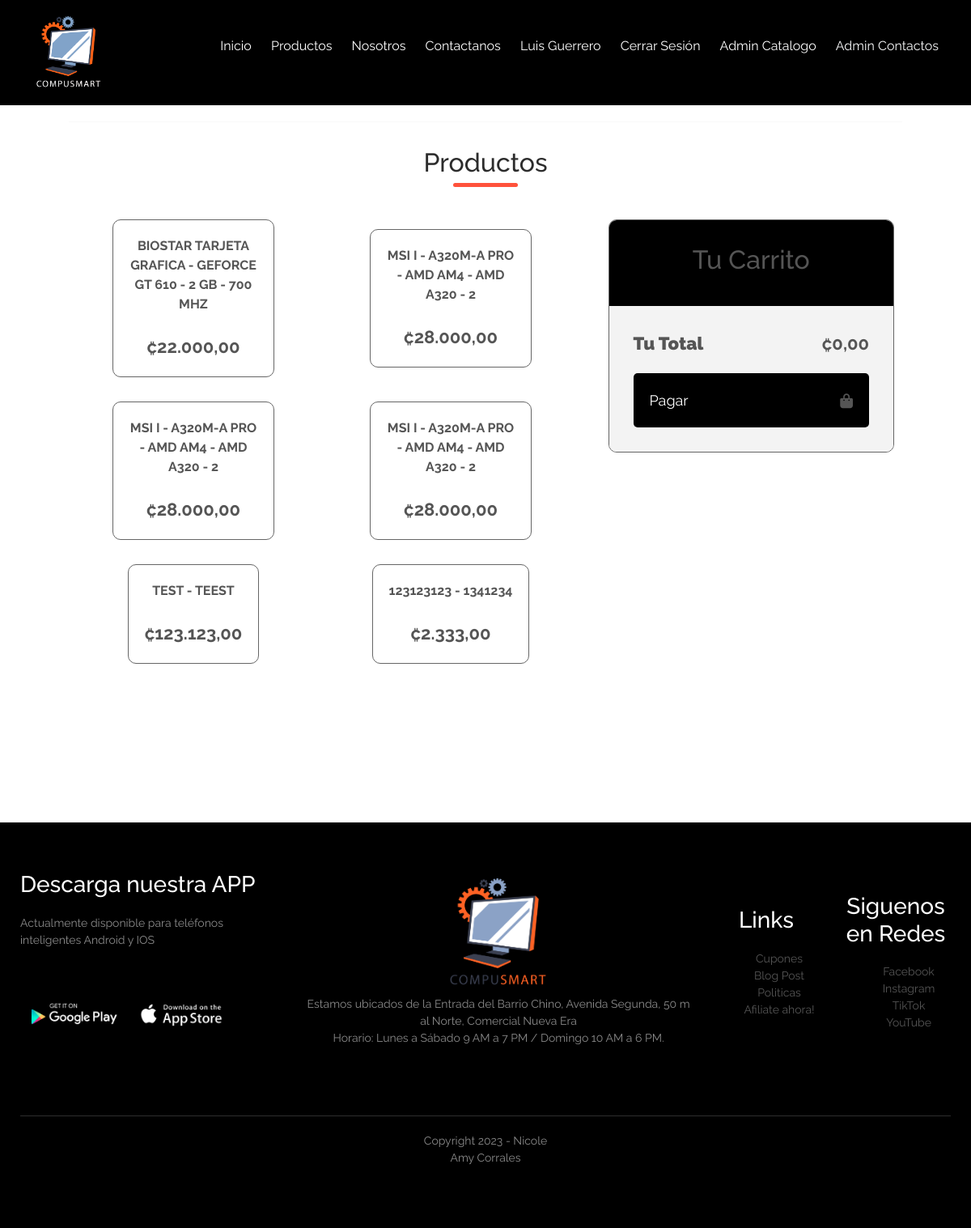
The app's page /productos.php (signed in) with its own data.
### tables this page shows
CREATE TABLE `productos` (
  `id` int(10) NOT NULL,
  `fecha` timestamp NOT NULL DEFAULT current_timestamp(),
  `marca` varchar(250) NOT NULL,
  `descripcion` text NOT NULL,
  `imagen` text NOT NULL,
  `precio` double(15,2) NOT NULL DEFAULT 0.00,
  `destacado` tinyint(1) NOT NULL DEFAULT 0
);

### DAL/producto.php (called while the page is built, shortened)
<?php
function obtenerProductos()
{
    $retorno = null;
    try {
        $conexion = Conecta();
        $sql = "SELECT * FROM productos";
        $resultado = $conexion->query($sql);
        if ($resultado->num_rows > 0) {
            $retorno = $resultado;
        }
    } catch (\Throwable $th) {
        echo $th;
    } finally {
        Desconecta($conexion);
    }
    return $retorno;
}

### productos.php (the view, shortened to what this page needs)
<?php
require_once './DAL/producto.php';
$productos = obtenerProductos();
include_once './include/header_prod.php';
?>
</div>
<div class="small-container">
    <hr class="separador">
    <h2 class="title">Productos</h2>
    <section class="contenedor">
        <div class="contenedor-items">
            <?php while ($row = $productos->fetch_assoc()) : ?>
                <div class="item">
                    <span class="titulo-item"><?php echo $row["marca"] . " - " . $row["descripcion"]; ?></span>
                    <span class="precio-item">₡<?php echo  number_format($row["precio"], 2, ',', '.'); ?></span>
                </div>
            <?php endwhile ?>
        </div>
        <div class="carrito" id="carrito">
            <div class="header-carrito">
                <h2>Tu Carrito</h2>
            </div>
            <div class="carrito-total">
            <form  action="./php/procesarPagarFactura.php" method="get" name="finalizar" >
                <div class="fila">
                    <strong>Tu Total</strong>
                    <span class="carrito-precio-total">
                    </span>
                </div>
                <button type="submit" class="btn-pagar">Pagar <i class="fa-solid fa-bag-shopping"></i> </button>
            </div>
        </div>
    </section>
</div>
<footer class="footer">
    <div class="container">
        <div class="row">
            <div class="footer-col-1">
                <h3>Descarga nuestra APP</h3>
                <p>Actualmente disponible para teléfonos inteligentes Android y IOS</p>
                <div class="app-logo">
                    <img src="Recursos/logo/playstore logo PNG.png" alt="Play Store logo">
                    <img src="Recursos/logo/appstore logo PNG.png" alt="App Store logo">
                </div>
            </div>
            <div class="footer-col-2">
                <img src="Recursos/logo/Logo.png" alt="Logo mobile">
                <p>Estamos ubicados de la Entrada del Barrio Chino, Avenida Segunda, 50 m al Norte, Comercial
                    Nueva
                    Era
                    <br>Horario: Lunes a Sábado 9 AM a 7 PM / Domingo 10 AM a 6 PM.
                </p>
            </div>
            <div class="footer-col-3">
                <h3>Links</h3>
                <ul>
                    <li>Cupones</li>
                    <li>Blog Post</li>
                    <li>Politicas</li>
                    <li>Afiliate ahora!</li>
                </ul>
            </div>
            <div class="footer-col-4">
                <h3>Siguenos en Redes</h3>
                <ul>
                    <li>Facebook</li>
                    <li>Instagram</li>
                    <li>TikTok</li>
                    <li>YouTube</li>
                </ul>
            </div>
        </div>
        <hr>
        <p class="copyright">Copyright 2023 - Nicole
            <br>Amy Corrales
    </div>
</footer>
</body>
</html>

### Css/productos.css (style rules this page uses)
* { margin: 0; padding: 0; box-sizing: border-box; font-family: 'Raleway', sans-serif; color: #555; }
.row { display: flex; align-items:center; margin-bottom: 40px; }
.container { max-width: 1300px; margin:auto; padding-left: 25px; padding-right: 25px; }
body { font-family: 'Raleway', sans-serif; }
p { color: #ff523b; position: relative; }
.contenedor { max-width: 1200px; padding: 10px; margin: auto; display: flex; padding-bottom: 100px; justify-content: space-between; background-color: #fff; contain: paint; }
.contenedor .contenedor-items { margin-top: 30px; display: grid; grid-template-columns: repeat(auto-fit, minmax(220px, 1fr)); grid-gap:30px; grid-row-gap: 30px; width: 100%; transition: .3s; }
.contenedor .contenedor-items .item { max-width: 200px; margin: auto; border: 1px solid #666; border-radius: 10px; padding: 20px; transition: .3s; }
.contenedor .contenedor-items .item .titulo-item { display: block; font-weight: bold; text-align: center; text-transform: uppercase; }
.contenedor .contenedor-items .item .precio-item { display: block; text-align: center; font-weight: bold; font-size: 22px; }
.carrito { border: 1px solid #666; width: 35%; margin-top: 30px; border-radius: 10px; overflow: hidden; margin-bottom: auto; position: sticky !important; top: 0; transition: .3s; margin-right: -100%; opacity: 0; }
.carrito .header-carrito { background-color: #000; color: #fff; text-align: center; padding: 30px 0; }
.carrito-total { background-color: #f3f3f3; padding: 30px; }
.carrito-total .fila { display: flex; justify-content: space-between; align-items: center; font-size: 22px; font-weight: bold; margin-bottom: 20px; }
.carrito-total .btn-pagar { display: block; width: 100%; border: none; background: #000; color: #fff; border-radius: 5px; font-size: 18px; padding: 20px; display: flex; justify-content: space-between; align-items: center; cursor: pointer; transition: .3s; }
footer { margin-top: 8%; background-color: #000; color: #8a8a8a; font-size: 14px; padding: 60px 0; }
footer p { color: #8a8a8a; }
footer h3 { color: #fff; margin-bottom: 20px; }
.footer-col-1, .footer-col-2, .footer-col-3, .footer-col-4 { min-width: 160px; margin-bottom: 20px; }
.footer-col-1 { flex-basis: 30%; }
.footer-col-2 { flex: 1; text-align: center; }
.footer-col-2 img { width: 120px; margin-bottom: 10px; }
.footer-col-3, .footer-col-4 { flex-basis: 12%; text-align: center; }
ul { list-style-type: none; }
.app-logo { margin-top: 10px; }
.app-logo img { width: 130px; }
footer hr { border: none; background: #b5b5b5; height: 1px; margin: 20px 0; }
.copyright { text-align: center; }
.small-container { max-width: 1080px; margin: auto; padding-left: 25px; padding-right: 25px; }
.separador { border: none; background: #e6e6e6; height: 1px; margin: 20px 0; }
.title { text-align: center; margin: 0px auto; position: relative; line-height: 60px; color: #2c2c2c; }
.title::after { content: ''; background: #ff523b; width: 80px; height: 5px; border-radius: 5px; position: absolute; bottom: 0; left: 50%; transform: translateX(-50%); }

### records on screen
productos: marca "BIOSTAR TARJETA GRAFICA", descripcion "GEFORCE GT 610 - 2 GB - 700 MHZ", precio "22.000,00"
productos: marca "MSI I", descripcion "A320M-A PRO - AMD AM4 - AMD A320 - 2", precio "28.000,00"
productos: marca "MSI I", descripcion "A320M-A PRO - AMD AM4 - AMD A320 - 2", precio "28.000,00"
productos: marca "MSI I", descripcion "A320M-A PRO - AMD AM4 - AMD A320 - 2", precio "28.000,00"
productos: marca "TEST", descripcion "TEEST", precio "123.123,00"
productos: marca "123123123", descripcion "1341234", precio "2.333,00"

### other values on screen
$_SESSION["nombre"] "Luis"
$_SESSION["apellido1"] "Guerrero"
